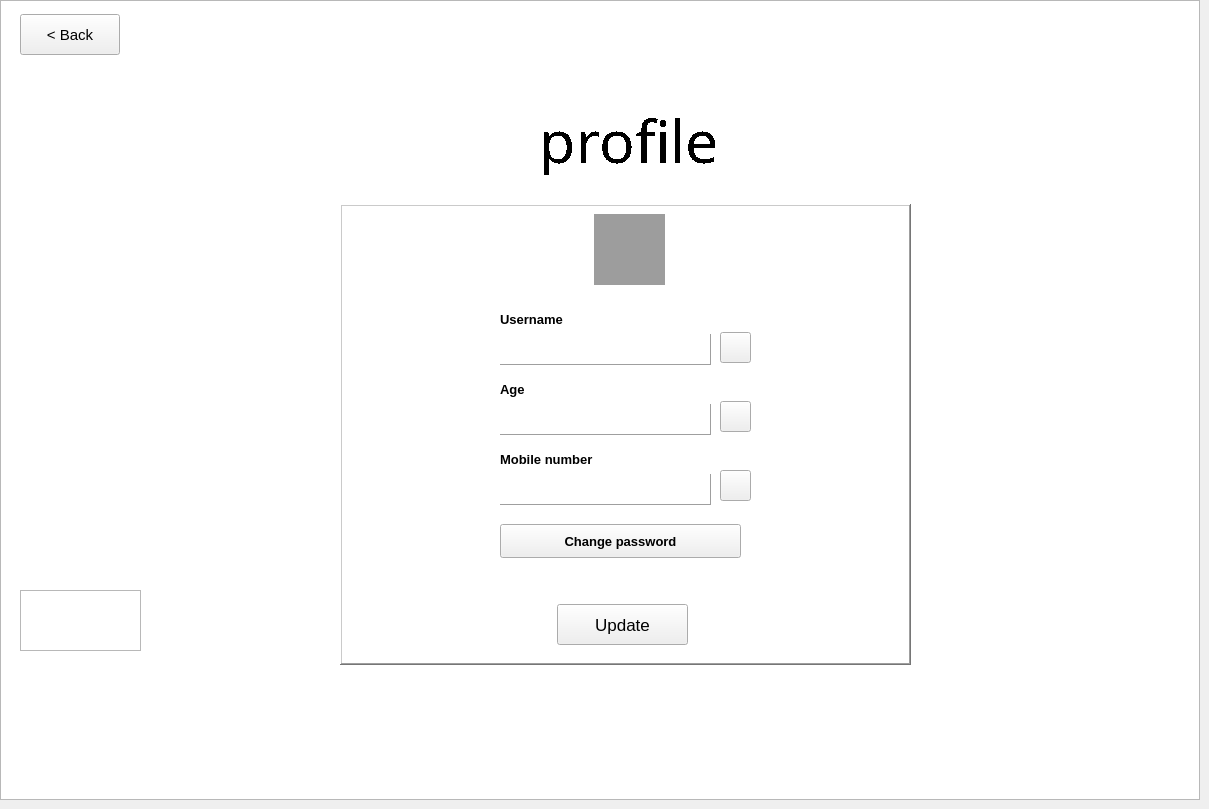
    <widget class="QWidget" name="userProfilePage">
     <widget class="QLabel" name="label_34">
      <property name="geometry">
       <rect>
        <x>500</x>
        <y>444</y>
        <width>111</width>
        <height>31</height>
       </rect>
      </property>
      <property name="font">
       <font>
        <pointsize>10</pointsize>
        <weight>75</weight>
        <bold>true</bold>
       </font>
      </property>
      <property name="text">
       <string>Mobile number</string>
      </property>
     </widget>
     <widget class="QLabel" name="label_32">
      <property name="geometry">
       <rect>
        <x>500</x>
        <y>374</y>
        <width>71</width>
        <height>31</height>
       </rect>
      </property>
      <property name="font">
       <font>
        <pointsize>10</pointsize>
        <weight>75</weight>
        <bold>true</bold>
       </font>
      </property>
      <property name="text">
       <string>Age</string>
      </property>
     </widget>
     <widget class="QPushButton" name="profileBackButton">
      <property name="geometry">
       <rect>
        <x>20</x>
        <y>14</y>
        <width>100</width>
        <height>41</height>
       </rect>
      </property>
      <property name="font">
       <font>
        <pointsize>11</pointsize>
        <weight>50</weight>
        <bold>false</bold>
       </font>
      </property>
      <property name="cursor">
       <cursorShape>PointingHandCursor</cursorShape>
      </property>
      <property name="text">
       <string>&lt; Back</string>
      </property>
     </widget>
     <widget class="QPushButton" name="mobileNumberEditButton">
      <property name="geometry">
       <rect>
        <x>720</x>
        <y>470</y>
        <width>31</width>
        <height>31</height>
       </rect>
      </property>
      <property name="cursor">
       <cursorShape>PointingHandCursor</cursorShape>
      </property>
      <property name="styleSheet">
       <string notr="true">border-image: url(:/img/resource/edit (1).png);</string>
      </property>
      <property name="text">
       <string/>
      </property>
     </widget>
     <widget class="QLabel" name="userAgeLable">
      <property name="geometry">
       <rect>
        <x>500</x>
        <y>404</y>
        <width>211</width>
        <height>31</height>
       </rect>
      </property>
      <property name="font">
       <font>
        <pointsize>12</pointsize>
       </font>
      </property>
      <property name="frameShape">
       <enum>QFrame::Panel</enum>
      </property>
      <property name="frameShadow">
       <enum>QFrame::Raised</enum>
      </property>
      <property name="text">
       <string/>
      </property>
     </widget>
     <widget class="QLabel" name="userMobileNumberLable">
      <property name="geometry">
       <rect>
        <x>500</x>
        <y>474</y>
        <width>211</width>
        <height>31</height>
       </rect>
      </property>
      <property name="font">
       <font>
        <pointsize>12</pointsize>
       </font>
      </property>
      <property name="frameShape">
       <enum>QFrame::Panel</enum>
      </property>
      <property name="frameShadow">
       <enum>QFrame::Raised</enum>
      </property>
      <property name="text">
       <string/>
      </property>
     </widget>
     <widget class="QGraphicsView" name="graphicsView_33">
      <property name="geometry">
       <rect>
        <x>340</x>
        <y>204</y>
        <width>571</width>
        <height>461</height>
       </rect>
      </property>
      <property name="frameShape">
       <enum>QFrame::WinPanel</enum>
      </property>
      <property name="frameShadow">
       <enum>QFrame::Raised</enum>
      </property>
     </widget>
     <widget class="QGraphicsView" name="graphicsView_31">
      <property name="geometry">
       <rect>
        <x>20</x>
        <y>590</y>
        <width>121</width>
        <height>61</height>
       </rect>
      </property>
      <property name="styleSheet">
       <string notr="true">border-image: url(:/img/resource/logo.png);</string>
      </property>
     </widget>
     <widget class="QGraphicsView" name="graphicsView_32">
      <property name="geometry">
       <rect>
        <x>0</x>
        <y>0</y>
        <width>1200</width>
        <height>800</height>
       </rect>
      </property>
      <property name="styleSheet">
       <string notr="true">border-image: url(:/img/resource/Backgroud-img.jpg);</string>
      </property>
     </widget>
     <widget class="QPushButton" name="usernameEditButton">
      <property name="geometry">
       <rect>
        <x>720</x>
        <y>332</y>
        <width>31</width>
        <height>31</height>
       </rect>
      </property>
      <property name="cursor">
       <cursorShape>PointingHandCursor</cursorShape>
      </property>
      <property name="styleSheet">
       <string notr="true">border-image: url(:/img/resource/edit (1).png);</string>
      </property>
      <property name="text">
       <string/>
      </property>
     </widget>
     <widget class="QLabel" name="label_24">
      <property name="geometry">
       <rect>
        <x>500</x>
        <y>304</y>
        <width>71</width>
        <height>31</height>
       </rect>
      </property>
      <property name="font">
       <font>
        <pointsize>10</pointsize>
        <weight>75</weight>
        <bold>true</bold>
       </font>
      </property>
      <property name="text">
       <string>Username</string>
      </property>
     </widget>
     <widget class="QLabel" name="label_27">
      <property name="geometry">
       <rect>
        <x>494</x>
        <y>104</y>
        <width>271</width>
        <height>71</height>
       </rect>
      </property>
      <property name="font">
       <font>
        <family>Stencil</family>
        <pointsize>44</pointsize>
        <weight>50</weight>
        <bold>false</bold>
        <strikeout>false</strikeout>
        <stylestrategy>NoAntialias</stylestrategy>
        <kerning>true</kerning>
       </font>
      </property>
      <property name="styleSheet">
       <string notr="true">color: rgb(0, 0, 0);</string>
      </property>
      <property name="text">
       <string>profile</string>
      </property>
      <property name="alignment">
       <set>Qt::AlignCenter</set>
      </property>
     </widget>
     <widget class="QLabel" name="usernameLable">
      <property name="geometry">
       <rect>
        <x>500</x>
        <y>334</y>
        <width>211</width>
        <height>31</height>
       </rect>
      </property>
      <property name="font">
       <font>
        <pointsize>12</pointsize>
       </font>
      </property>
      <property name="frameShape">
       <enum>QFrame::Panel</enum>
      </property>
      <property name="frameShadow">
       <enum>QFrame::Raised</enum>
      </property>
      <property name="text">
       <string/>
      </property>
     </widget>
     <widget class="QLabel" name="userGenderShowLable">
      <property name="geometry">
       <rect>
        <x>594</x>
        <y>214</y>
        <width>71</width>
        <height>71</height>
       </rect>
      </property>
      <property name="styleSheet">
       <string notr="true">background-color: rgb(157, 157, 157);</string>
      </property>
      <property name="text">
       <string/>
      </property>
     </widget>
     <widget class="QPushButton" name="userAgeEditButton">
      <property name="geometry">
       <rect>
        <x>720</x>
        <y>401</y>
        <width>31</width>
        <height>31</height>
       </rect>
      </property>
      <property name="cursor">
       <cursorShape>PointingHandCursor</cursorShape>
      </property>
      <property name="styleSheet">
       <string notr="true">border-image: url(:/img/resource/edit (1).png);</string>
      </property>
      <property name="text">
       <string/>
      </property>
     </widget>
     <widget class="QPushButton" name="pushButton_3">
      <property name="geometry">
       <rect>
        <x>500</x>
        <y>524</y>
        <width>241</width>
        <height>34</height>
       </rect>
      </property>
      <property name="font">
       <font>
        <pointsize>10</pointsize>
        <weight>75</weight>
        <bold>true</bold>
       </font>
      </property>
      <property name="cursor">
       <cursorShape>PointingHandCursor</cursorShape>
      </property>
      <property name="text">
       <string>Change password</string>
      </property>
     </widget>
     <widget class="QPushButton" name="userProfileUpdateButton">
      <property name="geometry">
       <rect>
        <x>557</x>
        <y>604</y>
        <width>131</width>
        <height>41</height>
       </rect>
      </property>
      <property name="font">
       <font>
        <family>MS Shell Dlg 2</family>
        <pointsize>13</pointsize>
        <weight>50</weight>
        <bold>false</bold>
       </font>
      </property>
      <property name="cursor">
       <cursorShape>PointingHandCursor</cursorShape>
      </property>
      <property name="text">
       <string>Update</string>
      </property>
     </widget>
     <zorder>graphicsView_32</zorder>
     <zorder>graphicsView_33</zorder>
     <zorder>label_34</zorder>
     <zorder>label_32</zorder>
     <zorder>profileBackButton</zorder>
     <zorder>mobileNumberEditButton</zorder>
     <zorder>userAgeLable</zorder>
     <zorder>userMobileNumberLable</zorder>
     <zorder>graphicsView_31</zorder>
     <zorder>usernameEditButton</zorder>
     <zorder>label_24</zorder>
     <zorder>label_27</zorder>
     <zorder>usernameLable</zorder>
     <zorder>userGenderShowLable</zorder>
     <zorder>userAgeEditButton</zorder>
     <zorder>pushButton_3</zorder>
     <zorder>userProfileUpdateButton</zorder>
    </widget>
